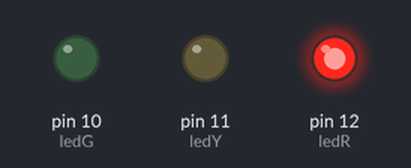
A sketch run on a simulated Arduino Uno, built with avr-gcc and run on an emulated ATmega328P. On the bench: output pins drawn as LEDs (lit = HIGH).

Above: at 1.5 s.
At 4.0 s:
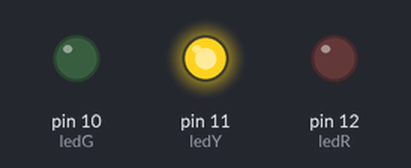
At 6.5 s:
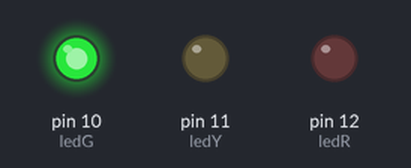
Timing chart, 0 to 10.4 s (numbered marks = the images above):
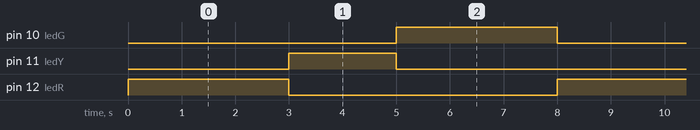

The sketch:

arduino.ino
```cpp
int ledG = 10;
int ledY = 11;
int ledR = 12;
void setup(){
  pinMode(ledG,OUTPUT);
  pinMode(ledY,OUTPUT);
  pinMode(ledR,OUTPUT);
}
void loop(){
  digitalWrite(ledR,HIGH);
  delay(3000);
  digitalWrite(ledR,LOW);
  digitalWrite(ledY,HIGH);
  delay(2000);
  digitalWrite(ledY,LOW);
  digitalWrite(ledG,HIGH);
  delay(3000);
  digitalWrite(ledG,LOW);
}
```

Measured:
- by itself, pin 10 (ledG), pin 12 (ledR): alternates HIGH for 3.0 s and LOW for 5.0 s
- by itself, pin 11 (ledY): alternates HIGH for 2.0 s and LOW for 6.0 s
- by itself, everything shown: repeats every 8.0 s, in 4 steps
